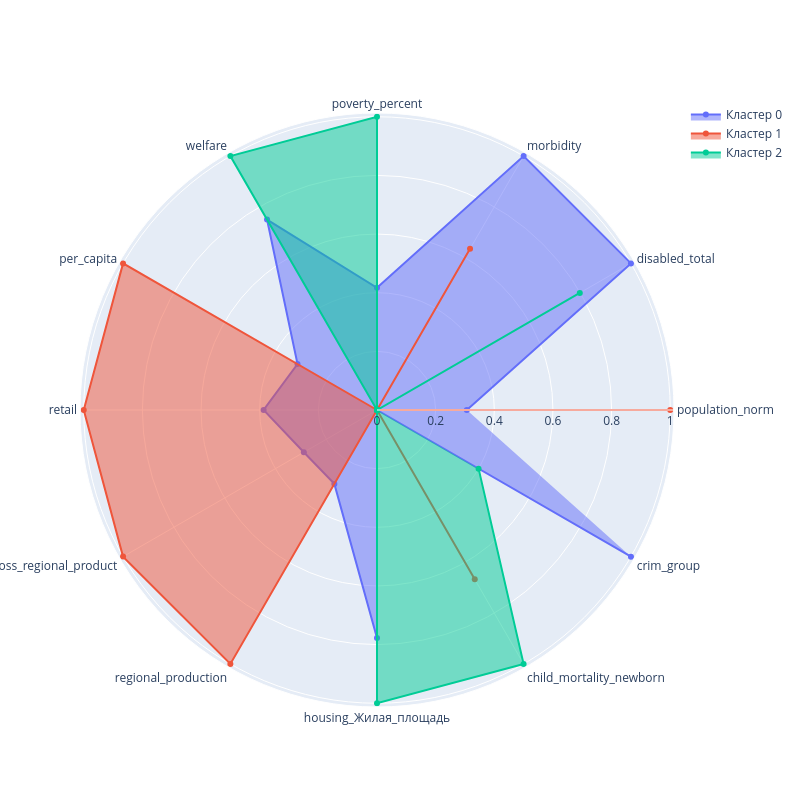
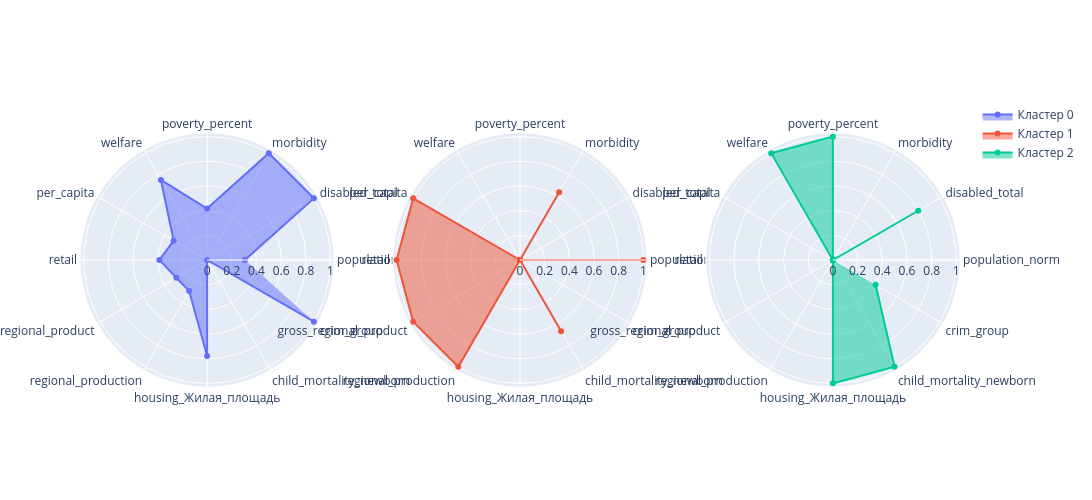

Source (notebook cell) for these figures, in order:
### Code cell
# Предскажем кластеры
tmp_df = df[ cols_for_draw ].copy()
tmp_df['cluster'] = pipeline_production.predict( df )

obj_plot_model_clusters = plot_model_clusters( tmp_df, tmp_df['cluster'].nunique() )
obj_plot_model_clusters.plot_cluster_all()
obj_plot_model_clusters.plot_cluster_by_one()

### Figure 1 — Plotly figure (JSON) as saved in the notebook; plotly's stock layout.template omitted (floating-point values rounded to 4 significant figures)
{"data": [{"fill": "toself", "name": "Кластер 0", "r": [0.3063, 1.0, 1.0, 0.4167, 0.75, 0.313, 0.3867, 0.2881, 0.2909, 0.7778, 0.0, 1.0], "theta": ["population_norm", "disabled_total", "morbidity", "poverty_percent", "welfare", "per_capita", "retail", "gross_regional_product", "regional_production", "housing_Жилая_площадь", "child_mortality_newborn", "crim_group"], "type": "scatterpolar"}, {"fill": "toself", "name": "Кластер 1", "r": [1.0, 0.0, 0.6345, 0.0, 0.0, 1.0, 1.0, 1.0, 1.0, 0.0, 0.6667, 0.0], "theta": ["population_norm", "disabled_total", "morbidity", "poverty_percent", "welfare", "per_capita", "retail", "gross_regional_product", "regional_production", "housing_Жилая_площадь", "child_mortality_newborn", "crim_group"], "type": "scatterpolar"}, {"fill": "toself", "name": "Кластер 2", "r": [0.0, 0.7985, 0.0, 1.0, 1.0, 0.0, 0.0, 0.0, 0.0, 1.0, 1.0, 0.4], "theta": ["population_norm", "disabled_total", "morbidity", "poverty_percent", "welfare", "per_capita", "retail", "gross_regional_product", "regional_production", "housing_Жилая_площадь", "child_mortality_newborn", "crim_group"], "type": "scatterpolar"}], "layout": {"autosize": false, "height": 800, "showlegend": true, "width": 800}}

### Figure 2 — Plotly figure (JSON) as saved in the notebook; plotly's stock layout.template omitted (floating-point values rounded to 4 significant figures)
{"data": [{"fill": "toself", "name": "Кластер 0", "r": [0.3063, 1.0, 1.0, 0.4167, 0.75, 0.313, 0.3867, 0.2881, 0.2909, 0.7778, 0.0, 1.0], "subplot": "polar", "theta": ["population_norm", "disabled_total", "morbidity", "poverty_percent", "welfare", "per_capita", "retail", "gross_regional_product", "regional_production", "housing_Жилая_площадь", "child_mortality_newborn", "crim_group"], "type": "scatterpolar"}, {"fill": "toself", "name": "Кластер 1", "r": [1.0, 0.0, 0.6345, 0.0, 0.0, 1.0, 1.0, 1.0, 1.0, 0.0, 0.6667, 0.0], "subplot": "polar2", "theta": ["population_norm", "disabled_total", "morbidity", "poverty_percent", "welfare", "per_capita", "retail", "gross_regional_product", "regional_production", "housing_Жилая_площадь", "child_mortality_newborn", "crim_group"], "type": "scatterpolar"}, {"fill": "toself", "name": "Кластер 2", "r": [0.0, 0.7985, 0.0, 1.0, 1.0, 0.0, 0.0, 0.0, 0.0, 1.0, 1.0, 0.4], "subplot": "polar3", "theta": ["population_norm", "disabled_total", "morbidity", "poverty_percent", "welfare", "per_capita", "retail", "gross_regional_product", "regional_production", "housing_Жилая_площадь", "child_mortality_newborn", "crim_group"], "type": "scatterpolar"}], "layout": {"autosize": false, "height": 500, "polar": {"domain": {"x": [0, 0.2889], "y": [0, 1]}}, "polar2": {"domain": {"x": [0.3556, 0.6444], "y": [0, 1]}}, "polar3": {"domain": {"x": [0.7111, 1], "y": [0, 1]}}, "showlegend": true, "width": 1800}}
